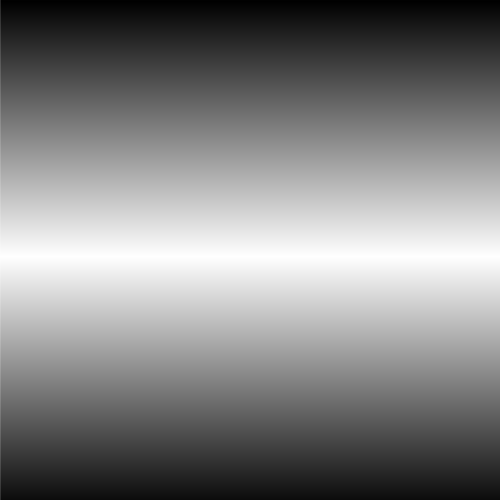
Frame 1 (no input)
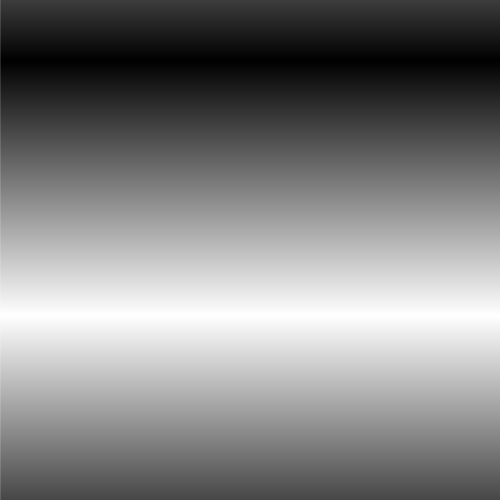
Frame 60 (the mouse pressed at the canvas centre just before this capture)
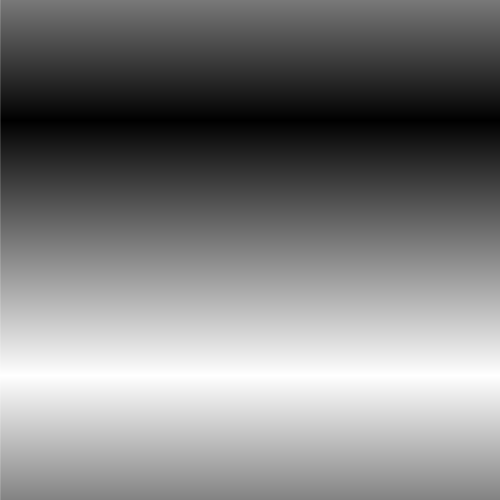
Frame 120 (the mouse held since frame 60 and released just before this capture)

The Processing sketch that drew these frames (run headless with seeded random() and noise(); from frame 60 on, the mouse is pressed at the canvas centre):

// Processing sketch: processing_43187
// ── processing_43187.pde

ScanLine[] scanLines;
ScanLine scanLine;

void setup() {
  scanLines = new ScanLine[1];
  scanLine = new ScanLine(0);
  scanLines[0] = scanLine;
  size (500, 500);
}

void draw() {
  int lineGray;
  scanLines[0].scanLinePosition = scanLines[0].scanLinePosition + 1;
 if (scanLines[0].scanLinePosition > height) scanLines[0].scanLinePosition = 0;
  background(255); 
   
    for (int i = 0 ; i < height; i++) {
        if (   (abs(i-scanLines[0].scanLinePosition)> 255)   ){
       lineGray = 255-(abs(i-scanLines[0].scanLinePosition)  % 255);
      }else{
       lineGray = abs(i-scanLines[0].scanLinePosition); 
      }
       stroke(lineGray);
      line(0,i,width,i);          
    }
   
   
    
  stroke(255);
  
//draw reference scan line  
//scanLines[0].drawLine();

}


class ScanLine{
  
  int scanLinePosition;
  
  ScanLine(int scanLinePosition_){
    scanLinePosition=0;
  }
  
  void drawLine(){
   line(0,scanLinePosition,width,scanLinePosition); 
  }
  
  
}
